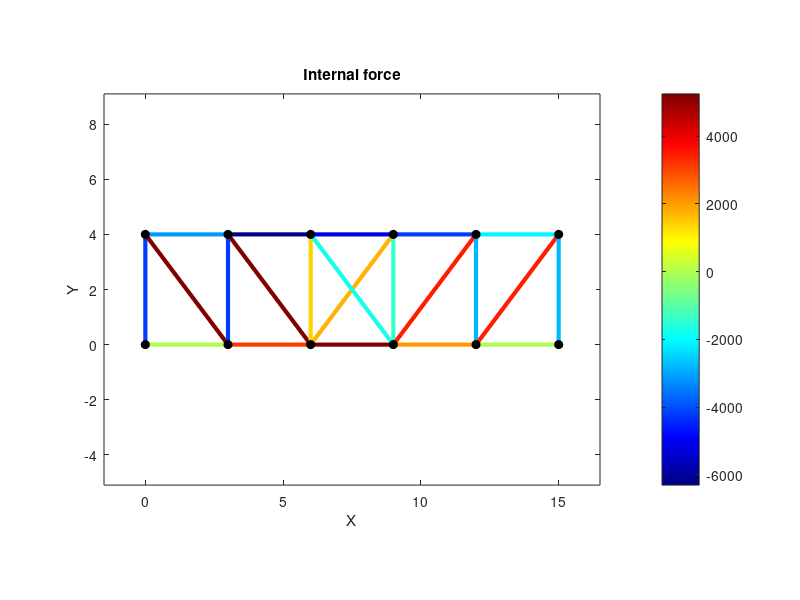

This figure's MATLAB source: (Note: this script raises an error after producing the figure.)
%%%%%%%%%%%%%%%%%%%%%%%%%%%%%
% 
%  绘制桁架结构杆内分布  初始版本
%     2025.09.16
% 
%%%%%%%%%%%%%%%%%%%%%%%%%%%%%

% 节点坐标 (示例)
Node = ...
[0.00000e+00    0.00000e+00 
3.00000e+00    0.00000e+00 
6.00000e+00    0.00000e+00 
9.00000e+00    0.00000e+00 
1.20000e+01    0.00000e+00 
1.50000e+01    0.00000e+00 
0.00000e+00    4.00000e+00 
3.00000e+00    4.00000e+00 
6.00000e+00    4.00000e+00 
9.00000e+00    4.00000e+00 
1.20000e+01    4.00000e+00 
1.50000e+01    4.00000e+00
];

% 杆件连接 (示例)
Element = [ 1        7
 1        2
 2        7
 7        8
 2        8
 2        3
 8        3
 8        9
 3        9
 3        4
 3       10
 4        9
 9       10
 4       10
 4        5
 4       11
10       11
 5       11
 5        6
 5       12
11       12
 6       12
];

% 每根杆的内力 (示例数据)
N = [-4.20000e+03
-5.08220e-12
 5.25000e+03
-3.15000e+03
-4.20000e+03
 3.15000e+03
 5.25000e+03
-6.30000e+03
 1.40000e+03
 5.25000e+03
 1.75000e+03
-1.75000e+03
-5.25000e+03
-1.40000e+03
 2.10000e+03
 3.50000e+03
-4.20000e+03
-2.80000e+03
 2.32831e-12
 3.50000e+03
-2.10000e+03
-2.80000e+03
];  

% 颜色映射
cmap = jet(256); % 使用 jet 色带
cmin = min(N);
cmax = max(N);

figure; 
hold on; axis equal; box on

for e = 1:size(Element,1)
    i = Element(e,1);
    j = Element(e,2);
    x = [Node(i,1), Node(j,1)];
    y = [Node(i,2), Node(j,2)];

    % 当前内力值
    val = N(e);
    % 映射到 colormap
    idx = round((val - cmin)/(cmax - cmin) * (size(cmap,1)-1)) + 1;
    plot(x, y, 'LineWidth', 3, 'Color', cmap(idx,:));
    
end
% 绘制节点
plot(Node(:,1), Node(:,2), 'ko', 'MarkerFaceColor','k');

% 添加标题
title('Internal force');
xlabel('X'); ylabel('Y');

% 绘图区域
coeff = 1.2;
cent_x = (max(Node(:,1)) + min(Node(:,1)))/2;
cent_y = (max(Node(:,2)) + min(Node(:,2)))/2;
width  = (max(Node(:,1)) - min(Node(:,1)))/2;
height = (max(Node(:,2)) - min(Node(:,2)))/2;
xlim([cent_x -  width * coeff, cent_x +  width * coeff]);
% ylim([cent_y - height * coeff, cent_y + height * coeff]);

% 添加 colorbar
colormap(cmap);
caxis([cmin cmax]);
colorbar;


% 图片调整
ax = gca;
ax.FontName = 'Times New Roman';
ax.FontSize = 18;
ax.LineWidth = 1.5;









